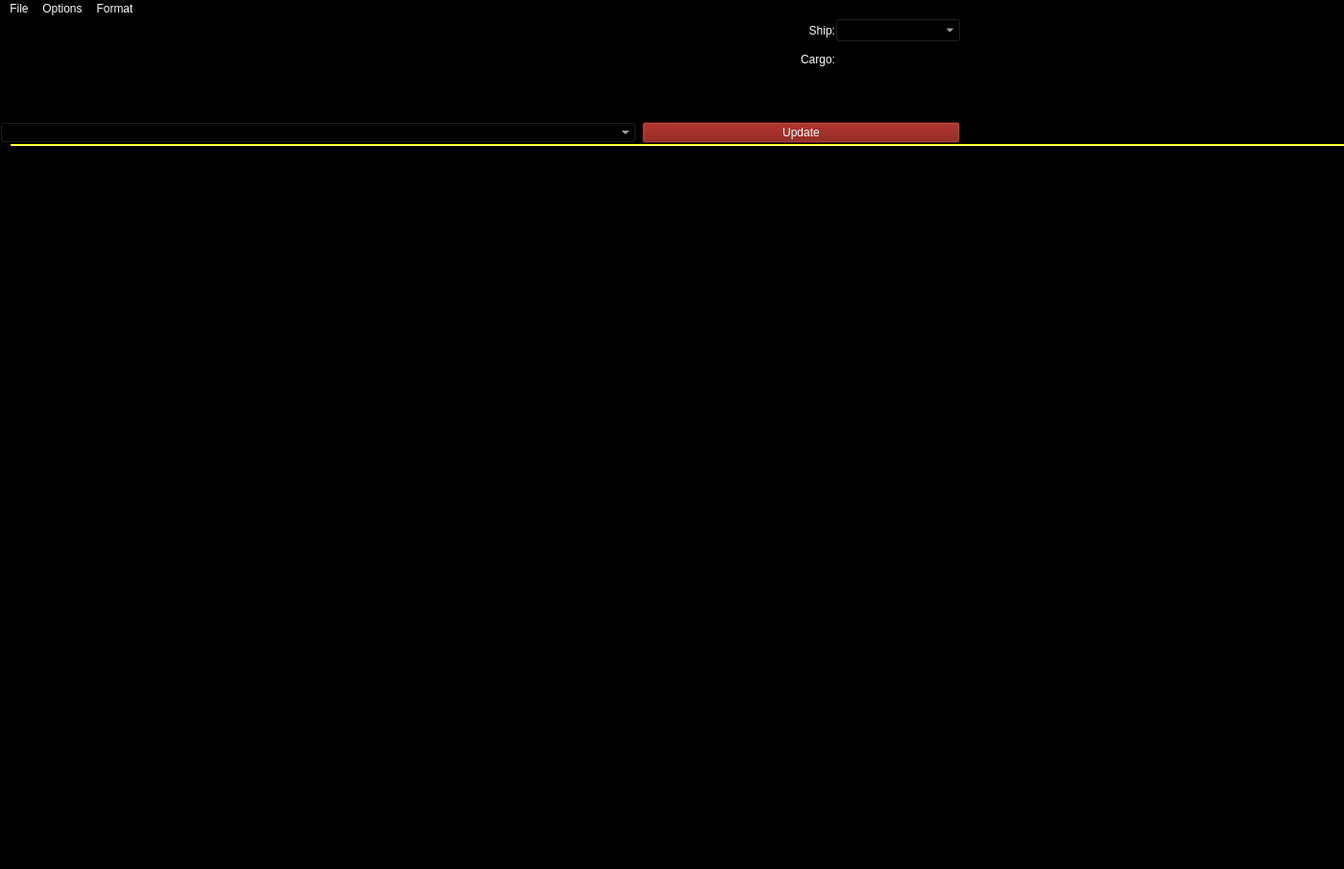
<?xml version="1.0" encoding="UTF-8"?>
<ui version="4.0">
 <class>MainWindow</class>
 <widget class="QMainWindow" name="MainWindow">
  <property name="geometry">
   <rect>
    <x>0</x>
    <y>0</y>
    <width>1400</width>
    <height>905</height>
   </rect>
  </property>
  <property name="windowTitle">
   <string>CMDR Roescoe's Colonisation App V2</string>
  </property>
  <property name="styleSheet">
   <string notr="true">background-color: rgb(0, 0, 0); color: snow;</string>
  </property>
  <widget class="QWidget" name="centralwidget">
   <property name="sizePolicy">
    <sizepolicy hsizetype="Fixed" vsizetype="Fixed">
     <horstretch>0</horstretch>
     <verstretch>0</verstretch>
    </sizepolicy>
   </property>
   <property name="layoutDirection">
    <enum>Qt::LeftToRight</enum>
   </property>
   <widget class="QWidget" name="layoutWidget">
    <property name="geometry">
     <rect>
      <x>0</x>
      <y>90</y>
      <width>1000</width>
      <height>58</height>
     </rect>
    </property>
    <layout class="QGridLayout" name="selectAndButtons">
     <item row="0" column="2">
      <widget class="QPushButton" name="update">
       <property name="styleSheet">
        <string notr="true">QPushButton {background-color: #7c0a02;}
QPushButton:hover {background-color: rgb(24, 90, 0);}</string>
       </property>
       <property name="text">
        <string>Update</string>
       </property>
      </widget>
     </item>
     <item row="0" column="0" colspan="2">
      <widget class="QComboBox" name="stationList"/>
     </item>
    </layout>
   </widget>
   <widget class="QWidget" name="verticalWidget" native="true">
    <property name="geometry">
     <rect>
      <x>10</x>
      <y>130</y>
      <width>2000</width>
      <height>700</height>
     </rect>
    </property>
    <property name="sizePolicy">
     <sizepolicy hsizetype="Expanding" vsizetype="Expanding">
      <horstretch>0</horstretch>
      <verstretch>0</verstretch>
     </sizepolicy>
    </property>
    <property name="sizeIncrement">
     <size>
      <width>0</width>
      <height>20</height>
     </size>
    </property>
    <layout class="QGridLayout" name="resourcesLayout">
     <item row="0" column="0">
      <widget class="QScrollArea" name="scrollArea">
       <property name="sizeAdjustPolicy">
        <enum>QAbstractScrollArea::AdjustToContents</enum>
       </property>
       <property name="widgetResizable">
        <bool>true</bool>
       </property>
       <widget class="QWidget" name="scrollAreaWidgetContents">
        <property name="geometry">
         <rect>
          <x>0</x>
          <y>0</y>
          <width>1980</width>
          <height>680</height>
         </rect>
        </property>
        <widget class="Line" name="line">
         <property name="geometry">
          <rect>
           <x>-30</x>
           <y>0</y>
           <width>1982</width>
           <height>2</height>
          </rect>
         </property>
         <property name="minimumSize">
          <size>
           <width>0</width>
           <height>0</height>
          </size>
         </property>
         <property name="autoFillBackground">
          <bool>false</bool>
         </property>
         <property name="styleSheet">
          <string notr="true">border: 0.5px solid yellow; border-style: inset;</string>
         </property>
         <property name="orientation">
          <enum>Qt::Horizontal</enum>
         </property>
        </widget>
       </widget>
      </widget>
     </item>
    </layout>
   </widget>
   <widget class="QLineEdit" name="cargoSpace">
    <property name="geometry">
     <rect>
      <x>870</x>
      <y>30</y>
      <width>131</width>
      <height>25</height>
     </rect>
    </property>
   </widget>
   <widget class="QComboBox" name="shipList">
    <property name="geometry">
     <rect>
      <x>870</x>
      <y>0</y>
      <width>131</width>
      <height>25</height>
     </rect>
    </property>
   </widget>
   <widget class="QLabel" name="ship_label">
    <property name="geometry">
     <rect>
      <x>825</x>
      <y>0</y>
      <width>45</width>
      <height>25</height>
     </rect>
    </property>
    <property name="text">
     <string>Ship:</string>
    </property>
    <property name="alignment">
     <set>Qt::AlignRight|Qt::AlignTrailing|Qt::AlignVCenter</set>
    </property>
   </widget>
   <widget class="QLabel" name="cargo_label">
    <property name="geometry">
     <rect>
      <x>825</x>
      <y>30</y>
      <width>45</width>
      <height>25</height>
     </rect>
    </property>
    <property name="text">
     <string>Cargo:</string>
    </property>
    <property name="alignment">
     <set>Qt::AlignRight|Qt::AlignTrailing|Qt::AlignVCenter</set>
    </property>
   </widget>
   <widget class="QLabel" name="trips_left">
    <property name="geometry">
     <rect>
      <x>20</x>
      <y>0</y>
      <width>231</width>
      <height>21</height>
     </rect>
    </property>
    <property name="text">
     <string/>
    </property>
   </widget>
   <widget class="QLabel" name="percent_per_trip">
    <property name="geometry">
     <rect>
      <x>20</x>
      <y>30</y>
      <width>231</width>
      <height>21</height>
     </rect>
    </property>
    <property name="text">
     <string/>
    </property>
   </widget>
   <widget class="QLabel" name="percent_complete">
    <property name="geometry">
     <rect>
      <x>370</x>
      <y>0</y>
      <width>291</width>
      <height>21</height>
     </rect>
    </property>
    <property name="layoutDirection">
     <enum>Qt::LeftToRight</enum>
    </property>
    <property name="text">
     <string/>
    </property>
    <property name="alignment">
     <set>Qt::AlignRight|Qt::AlignTrailing|Qt::AlignVCenter</set>
    </property>
   </widget>
   <widget class="QLabel" name="total_materials">
    <property name="geometry">
     <rect>
      <x>370</x>
      <y>30</y>
      <width>291</width>
      <height>21</height>
     </rect>
    </property>
    <property name="text">
     <string/>
    </property>
    <property name="alignment">
     <set>Qt::AlignRight|Qt::AlignTrailing|Qt::AlignVCenter</set>
    </property>
   </widget>
   <widget class="QLabel" name="materials_still_needed">
    <property name="geometry">
     <rect>
      <x>370</x>
      <y>60</y>
      <width>291</width>
      <height>21</height>
     </rect>
    </property>
    <property name="text">
     <string/>
    </property>
    <property name="alignment">
     <set>Qt::AlignRight|Qt::AlignTrailing|Qt::AlignVCenter</set>
    </property>
   </widget>
  </widget>
  <widget class="QMenuBar" name="menubar">
   <property name="geometry">
    <rect>
     <x>0</x>
     <y>0</y>
     <width>1400</width>
     <height>22</height>
    </rect>
   </property>
   <widget class="QMenu" name="menuFile">
    <property name="title">
     <string>File</string>
    </property>
    <addaction name="actionSet_logfile_location"/>
    <addaction name="actionQuit"/>
   </widget>
   <widget class="QMenu" name="menuOptions">
    <property name="title">
     <string>Options</string>
    </property>
    <widget class="QMenu" name="menuload_no_older_than">
     <property name="title">
      <string>load no older than</string>
     </property>
     <addaction name="actionAll"/>
     <addaction name="action1_Day"/>
     <addaction name="action1_Week"/>
     <addaction name="action1_Month"/>
     <addaction name="action100_Days"/>
    </widget>
    <addaction name="menuload_no_older_than"/>
    <addaction name="actionload_stats_on_start"/>
   </widget>
   <widget class="QMenu" name="menuFormat">
    <property name="title">
     <string>Format</string>
    </property>
    <widget class="QMenu" name="menuTable_Font_Size">
     <property name="title">
      <string>Table Font Size</string>
     </property>
     <addaction name="action12pt_2"/>
     <addaction name="action14pt_2"/>
     <addaction name="action16pt_2"/>
     <addaction name="action20pt_2"/>
     <addaction name="action32pt_2"/>
    </widget>
    <addaction name="actionHide_Finished_Resources"/>
    <addaction name="actionHide_Notes"/>
    <addaction name="menuTable_Font_Size"/>
   </widget>
   <addaction name="menuFile"/>
   <addaction name="menuOptions"/>
   <addaction name="menuFormat"/>
  </widget>
  <widget class="QStatusBar" name="statusbar"/>
  <action name="actionSet_logfile_location">
   <property name="text">
    <string>Set logfile location</string>
   </property>
  </action>
  <action name="actionQuit">
   <property name="text">
    <string>Save and Quit</string>
   </property>
  </action>
  <action name="actionAll">
   <property name="checkable">
    <bool>true</bool>
   </property>
   <property name="text">
    <string>All</string>
   </property>
  </action>
  <action name="action1_Week">
   <property name="checkable">
    <bool>true</bool>
   </property>
   <property name="text">
    <string>1 Week</string>
   </property>
  </action>
  <action name="action1_Month">
   <property name="checkable">
    <bool>true</bool>
   </property>
   <property name="text">
    <string>1 Month</string>
   </property>
  </action>
  <action name="action100_Days">
   <property name="checkable">
    <bool>true</bool>
   </property>
   <property name="text">
    <string>100 Days</string>
   </property>
  </action>
  <action name="actionHide_Finished_Resources">
   <property name="checkable">
    <bool>true</bool>
   </property>
   <property name="text">
    <string>Hide Finished Resources</string>
   </property>
  </action>
  <action name="action12pt">
   <property name="text">
    <string>12pt</string>
   </property>
  </action>
  <action name="action14pt">
   <property name="text">
    <string>14pt</string>
   </property>
  </action>
  <action name="action16pt">
   <property name="text">
    <string>16pt</string>
   </property>
  </action>
  <action name="action20pt">
   <property name="text">
    <string>20pt</string>
   </property>
  </action>
  <action name="action32pt">
   <property name="text">
    <string>32pt</string>
   </property>
  </action>
  <action name="actionHide_Notes">
   <property name="checkable">
    <bool>true</bool>
   </property>
   <property name="text">
    <string>Hide Notes</string>
   </property>
  </action>
  <action name="action12pt_2">
   <property name="checkable">
    <bool>true</bool>
   </property>
   <property name="text">
    <string>12pt</string>
   </property>
  </action>
  <action name="action14pt_2">
   <property name="checkable">
    <bool>true</bool>
   </property>
   <property name="text">
    <string>14pt</string>
   </property>
  </action>
  <action name="action16pt_2">
   <property name="checkable">
    <bool>true</bool>
   </property>
   <property name="text">
    <string>16pt</string>
   </property>
  </action>
  <action name="action20pt_2">
   <property name="checkable">
    <bool>true</bool>
   </property>
   <property name="text">
    <string>20pt</string>
   </property>
  </action>
  <action name="action32pt_2">
   <property name="checkable">
    <bool>true</bool>
   </property>
   <property name="text">
    <string>32pt</string>
   </property>
  </action>
  <action name="action1_Day">
   <property name="checkable">
    <bool>true</bool>
   </property>
   <property name="text">
    <string>1 Day</string>
   </property>
  </action>
  <action name="actionload_stats_on_start">
   <property name="checkable">
    <bool>true</bool>
   </property>
   <property name="text">
    <string>load stats on start</string>
   </property>
  </action>
 </widget>
 <resources/>
 <connections/>
</ui>
